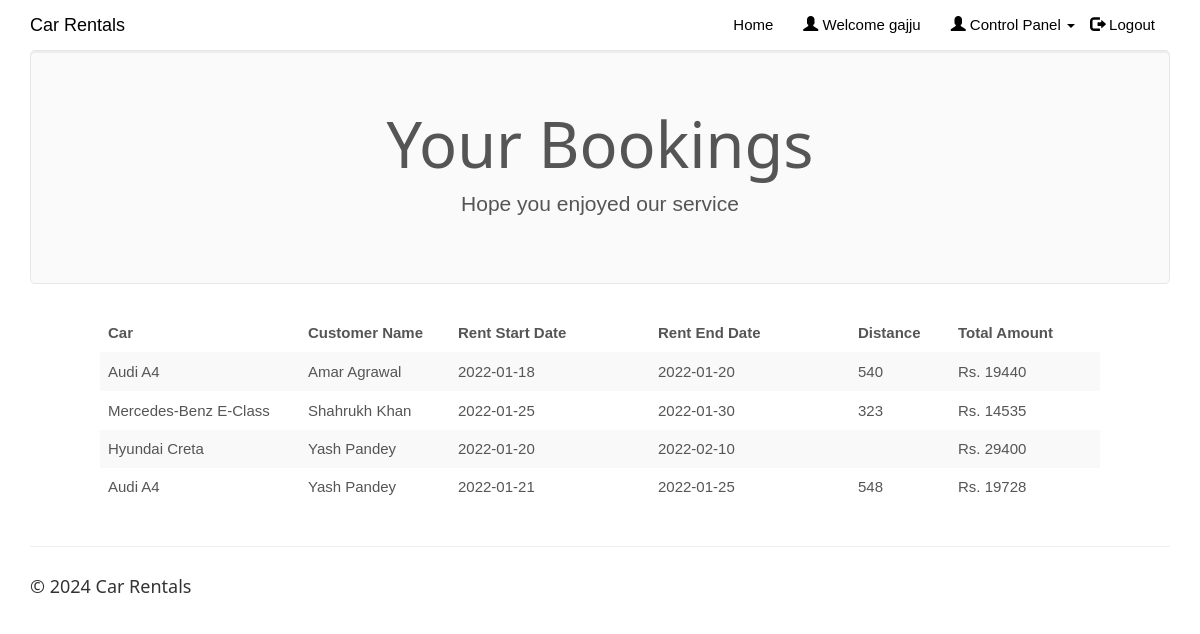
Screenshot of /clientview.php (signed in) with the database file from the repository.
### tables this page shows
CREATE TABLE `rentedcars` (
  `id` int(100) NOT NULL,
  `customer_username` varchar(50) NOT NULL,
  `car_id` int(20) NOT NULL,
  `driver_id` int(20) NOT NULL,
  `booking_date` date NOT NULL,
  `rent_start_date` date NOT NULL,
  `rent_end_date` date NOT NULL,
  `car_return_date` date DEFAULT NULL,
  `fare` double NOT NULL,
  `charge_type` varchar(25) NOT NULL DEFAULT 'days',
  `distance` double DEFAULT NULL,
  `no_of_days` int(50) DEFAULT NULL,
  `total_amount` double DEFAULT NULL,
  `return_status` varchar(10) NOT NULL
);

CREATE TABLE `cars` (
  `car_id` int(20) NOT NULL,
  `car_name` varchar(50) NOT NULL,
  `car_nameplate` varchar(50) NOT NULL,
  `car_img` varchar(50) DEFAULT 'NA',
  `ac_price` float NOT NULL,
  `non_ac_price` float NOT NULL,
  `ac_price_per_day` float NOT NULL,
  `non_ac_price_per_day` float NOT NULL,
  `car_availability` varchar(10) NOT NULL
);

CREATE TABLE `customers` (
  `customer_username` varchar(50) NOT NULL,
  `customer_name` varchar(50) NOT NULL,
  `customer_phone` varchar(15) NOT NULL,
  `customer_email` varchar(25) NOT NULL,
  `customer_address` varchar(50) NOT NULL,
  `customer_password` varchar(20) NOT NULL
);

### clientview.php (the view, shortened to what this page needs)
<!DOCTYPE html>
<html>
<?php
$conn = Connect();
?>
<head>
<link rel="stylesheet" href="assets/bootstrap/css/bootstrap.min.css">
<link rel="stylesheet" href="assets/fonts/font-awesome.min.css">
<link rel="stylesheet" href="assets/w3css/w3.css">
<link rel="stylesheet" type="text/css" href="assets/css/customerlogin.css">
<link rel="stylesheet" type="text/css" media="screen" href="assets/css/clientpage.css" />
</head>
<body id="page-top" data-spy="scroll" data-target=".navbar-fixed-top">
    <nav class="navbar navbar-custom navbar-fixed-top" role="navigation" style="color: black">
        <div class="container">
            <div class="navbar-header">
                <a class="navbar-brand page-scroll" href="index.php">
                   Car Rentals </a>
            </div>
            <?php
                if(isset($_SESSION['login_client'])){
            ?>
            <div class="collapse navbar-collapse navbar-right navbar-main-collapse">
                <ul class="nav navbar-nav">
                    <li>
                        <a href="index.php">Home</a>
                    </li>
                    <li>
                        <a href="#"><span class="glyphicon glyphicon-user"></span> Welcome <?php echo $_SESSION['login_client']; ?></a>
                    </li>
                    <li>
                    <ul class="nav navbar-nav navbar-right">
            <li><a href="#" class="dropdown-toggle active" data-toggle="dropdown" role="button" aria-haspopup="true" aria-expanded="false"><span class="glyphicon glyphicon-user"></span> Control Panel <span class="caret"></span> </a>
            </li>
          </ul>
                    </li>
                    <li>
                        <a href="logout.php"><span class="glyphicon glyphicon-log-out"></span> Logout</a>
                    </li>
                </ul>
            </div>
            <?php
                }
                ?>
        </div>
    </nav>
<?php $login_client = $_SESSION['login_client'];
    $sql1 = "SELECT * FROM rentedcars rc, clientcars cc, customers c, cars WHERE cc.client_username = '$login_client' AND cc.car_id = rc.car_id AND rc.return_status = 'R' AND c.customer_username = rc.customer_username AND cc.car_id = cars.car_id";
    $result1 = $conn->query($sql1);
    if (mysqli_num_rows($result1) > 0) {
?>
<div class="container">
      <div class="jumbotron">
        <h1 class="text-center">Your Bookings</h1>
        <p class="text-center"> Hope you enjoyed our service </p>
      </div>
    </div>
    <div class="table-responsive" style="padding-left: 100px; padding-right: 100px;" >
<table class="table table-striped">
  <thead class="thead-dark">
<tr>
<th width="20%">Car</th>
<th width="15%">Customer Name</th>
<th width="20%">Rent Start Date</th>
<th width="20%">Rent End Date</th>
<th width="10%">Distance</th>
<th width="15%">Total Amount</th>
</tr>
</thead>
<?php
        while($row = mysqli_fetch_assoc($result1)) {
?>
<tr>
<td><?php echo $row["car_name"]; ?></td>
<td><?php echo $row["customer_name"]; ?></td>
<td><?php echo $row["rent_start_date"] ?></td>
<td><?php echo $row["rent_end_date"]; ?></td>
<td><?php echo $row["distance"]; ?></td>
<td>Rs. <?php echo $row["total_amount"]; ?></td>
</tr>
<?php        } ?>
                </table>
                </div>
            <?php
        } ?>
</body>
<footer class="site-footer">
        <div class="container">
            <hr>
            <div class="row">
                <div class="col-sm-6">
                    <h5>© <?php echo date("Y"); ?> Car Rentals</h5>
                </div>
            </div>
        </div>
    </footer>
</html>

### assets/w3css/w3.css (style rules this page uses)
*,*:before,*:after { box-sizing:inherit }
html { -ms-text-size-adjust:100%;-webkit-text-size-adjust:100% }
body { margin:0 }
article,aside,details,figcaption,figure,footer,header,main,menu,nav,section,summary { display:block }
a { background-color:transparent;-webkit-text-decoration-skip:objects }
hr { box-sizing:content-box;height:0;overflow:visible }
html,body { font-family:Verdana,sans-serif;font-size:15px;line-height:1.5 }
html { overflow-x:hidden }
h1 { font-size:36px }
h5 { font-size:18px }
h1,h2,h3,h4,h5,h6 { font-family:"Segoe UI",Arial,sans-serif;font-weight:400;margin:10px 0 }
hr { border:0;border-top:1px solid #eee;margin:20px 0 }
a { color:inherit }

### assets/css/customerlogin.css (style rules this page uses)
body, html { height: 100%; }
body { padding-top: 50px; background-size: 100%; }
footer { display: block; }

### rows the page displays
rentedcars: car.car_name "Audi A4", customer_username.customer_name "Amar Agrawal", rent_start_date "2022-01-18", rent_end_date "2022-01-20", distance "540", total_amount "19440"
rentedcars: car.car_name "Mercedes-Benz E-Class", customer_username.customer_name "Shahrukh Khan", rent_start_date "2022-01-25", rent_end_date "2022-01-30", distance "323", total_amount "14535"
rentedcars: car.car_name "Hyundai Creta", customer_username.customer_name "Yash Pandey", rent_start_date "2022-01-20", rent_end_date "2022-02-10", total_amount "29400"
rentedcars: car.car_name "Audi A4", customer_username.customer_name "Yash Pandey", rent_start_date "2022-01-21", rent_end_date "2022-01-25", distance "548", total_amount "19728"

### other values shown
$_SESSION['login_client'] "gajju"
